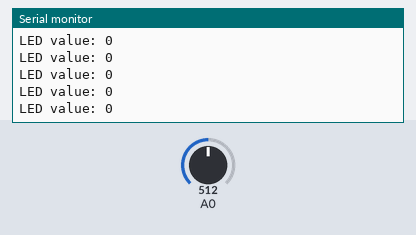
Simulated run of this sketch. Board: Arduino Uno, built with avr-gcc and run on an emulated ATmega328P. Shown: the last lines printed to the serial monitor. Inputs (shaded band) come from the test bench; at power-on: A0 = 512.

Above: at 1.2 s.
1.3 s: A0 set to 716
At 1.32 s:
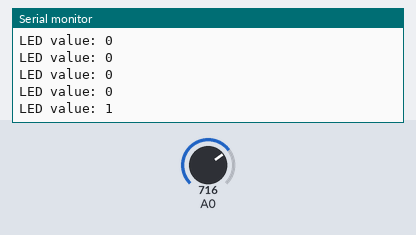
2.8 s: A0 set to 1023
At 2.82 s:
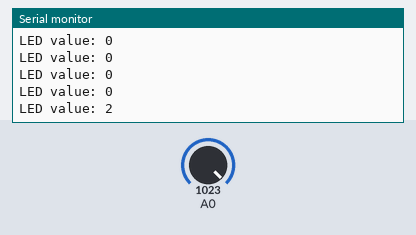
Timing chart, 0 to 5.8 s (numbered marks = the images above; inputs shaded):
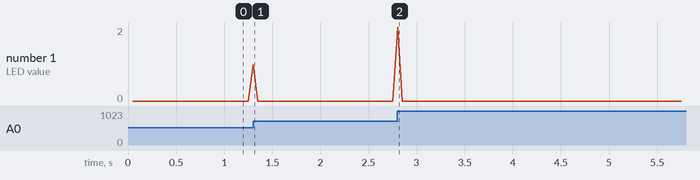

Measured:
- after the input at 1.3 s, the serial monitor: prints a new line at once (image 1)
- after the input at 2.8 s, the serial monitor: prints a new line at once (image 2)

The sketch:

mic-analog-input_adafruit2.ino
```cpp
/****************************************
Scrolling Sound Meter Sketch for the
Adafruit Microphone Amplifier
****************************************/

#include <Wire.h>
//#include "Adafruit_LEDBackpack.h"
//#include "Adafruit_GFX.h"

// Include the Matrix code for display
//Adafruit_BicolorMatrix matrix = Adafruit_BicolorMatrix();

const int maxScale = 8;
const int redZone = 5;

const int sampleWindow = 50; // Sample window width in mS (50 mS = 20Hz)
unsigned int sample;

void setup()
{
   Serial.begin(9600);
   //matrix.begin(0x70);  // pass in the address
}


void loop()
{
   unsigned long startMillis= millis();  // Start of sample window
   unsigned int peakToPeak = 0;   // peak-to-peak level

   unsigned int signalMax = 0;
   unsigned int signalMin = 1024;

   while (millis() - startMillis < sampleWindow)
   {
      sample = analogRead(0);
      if (sample < 1024)  // toss out spurious readings
      {
         if (sample > signalMax)
         {
            signalMax = sample;  // save just the max levels
         }
         else if (sample < signalMin)
         {
            signalMin = sample;  // save just the min levels
         }
      }
   }
   peakToPeak = signalMax - signalMin;

   // map 1v p-p level to the max scale of the display
   int displayPeak = map(peakToPeak, 0, 1023, 0, maxScale);

   // Update the display:

   /*
   for (int i = 0; i < 7; i++)  // shift the display left
   {
      matrix.displaybuffer[i] = matrix.displaybuffer[i+1];
   }

   // draw the new sample
   for (int i = 0; i <= maxScale; i++)
   {
      if (i >= displayPeak)  // blank these pixels
      {
         matrix.drawPixel(i, 7, 0);
      }
      else if (i < redZone) // draw in green
      {
         matrix.drawPixel(i, 7, LED_GREEN);
      }
      else // Red Alert!  Red Alert!
      {
         matrix.drawPixel(i, 7, LED_RED);
      }
   }
   matrix.writeDisplay();  // write the changes we just made to the display
   */
   Serial.println("LED value: " + String(displayPeak));
}
```
